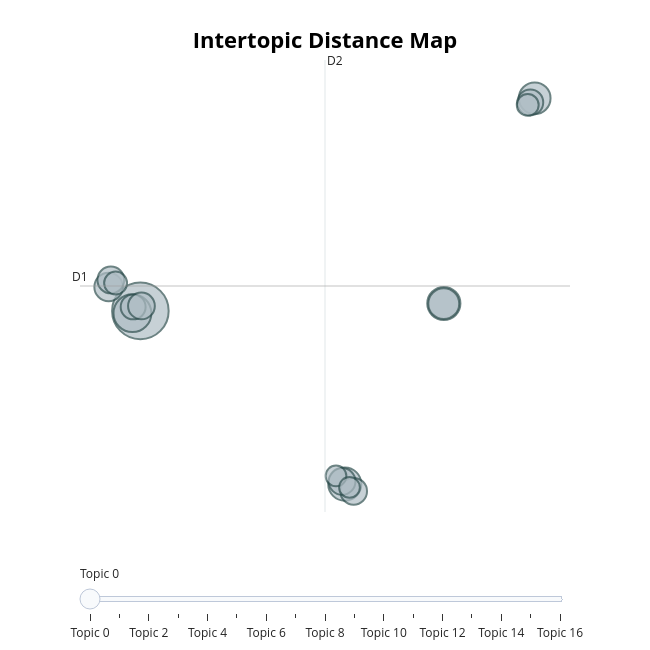
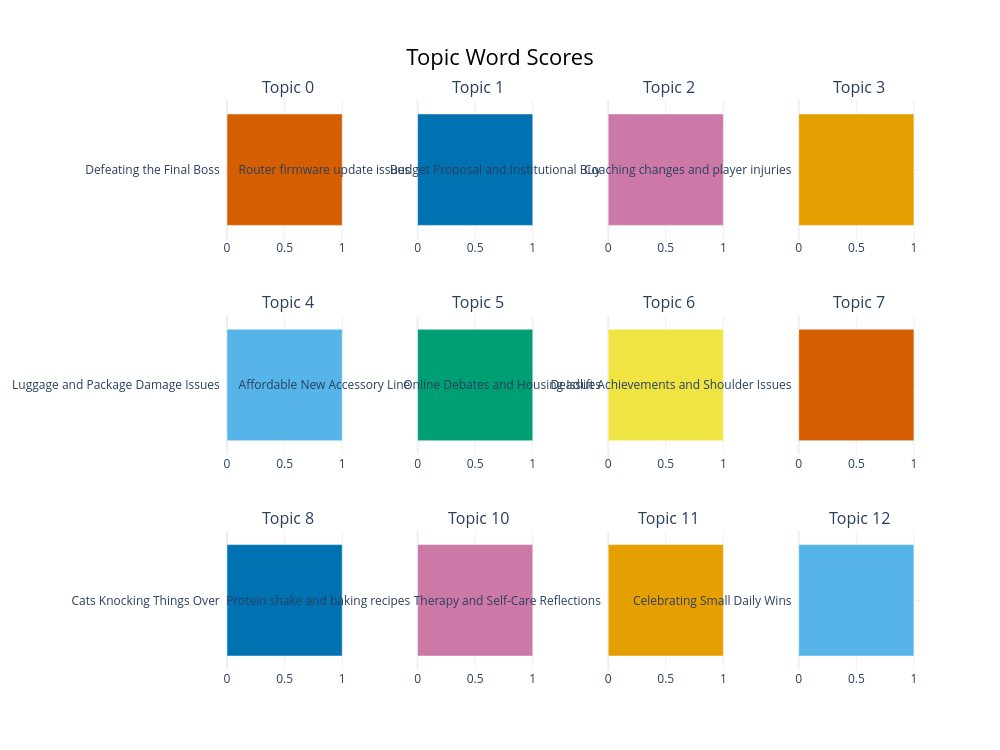

Here is the notebook cell these charts were saved with, in order:
### Code cell
# Interactive plots (open in browser / render inline in Jupyter)
fig_topics = topic_model.visualize_topics()
fig_topics.show()

fig_bar = topic_model.visualize_barchart(top_n_topics=12)
fig_bar.show()

### Figure 1 — Plotly figure (JSON) as saved in the notebook; plotly's stock layout.template omitted (floating-point values rounded to 4 significant figures)
{"data": [{"customdata": [[0, "Defeating the Final Boss", 67], [1, "Router firmware update issues", 30], [2, "Budget Proposal and Institutional Buy", 23], [3, "Coaching changes and player injuries", 23], [4, "Luggage and Package Damage Issues", 21], [5, "Affordable New Accessory Line", 20], [6, "Online Debates and Housing Issues", 15], [7, "Deadlift Achievements and Shoulder Issues", 15], [8, "Cats Knocking Things Over", 17], [9, "Hurricane and Weather Concerns", 13], [10, "Protein shake and baking recipes", 14], [11, "Therapy and Self-Care Reflections", 15], [12, "Celebrating Small Daily Wins", 15], [13, "Crowd and Voter Turnout Expectations", 11], [14, "Balance and Nerf Discussions", 10], [15, "Cloud Storage Subscription Price Hikes", 9], [16, "New console and aquarium setups", 9]], "hovertemplate": "<b>Topic %{customdata[0]}</b><br>%{customdata[1]}<br>Size: %{customdata[2]}", "legendgroup": "", "marker": {"color": "#B0BEC5", "line": {"color": "DarkSlateGrey", "width": 2}, "size": [67, 30, 23, 23, 21, 20, 15, 15, 17, 13, 14, 15, 15, 11, 10, 9, 9], "sizemode": "area", "sizeref": 0.04188, "symbol": "circle"}, "mode": "markers", "name": "", "orientation": "v", "showlegend": false, "type": "scatter", "x": [-9.863, -10.35, 8.952, 2.811, 14.59, 8.947, 3.36, 2.644, -11.83, -10.31, 14.31, -9.796, -11.69, -11.4, 14.15, 2.267, 3.103], "xaxis": "x", "y": [2.731, 2.584, 3.212, -8.475, 16.49, 3.2, -8.938, -8.298, 4.282, 2.989, 16.21, 3.054, 4.731, 4.534, 16.06, -7.947, -8.691], "yaxis": "y"}], "layout": {"annotations": [{"showarrow": false, "text": "D1", "x": -13.61, "y": 4.341, "yshift": 10}, {"showarrow": false, "text": "D2", "x": 1.584, "xshift": 10, "y": 18.96}], "height": 650, "hoverlabel": {"bgcolor": "white", "font": {"family": "Rockwell", "size": 16}}, "legend": {"itemsizing": "constant", "tracegroupgap": 0}, "margin": {"t": 60}, "shapes": [{"line": {"color": "#CFD8DC", "width": 2}, "type": "line", "x0": 1.584, "x1": 1.584, "y0": -10.28, "y1": 18.96}, {"line": {"color": "#9E9E9E", "width": 2}, "type": "line", "x0": -13.61, "x1": 16.77, "y0": 4.341, "y1": 4.341}], "sliders": [{"active": 0, "pad": {"t": 50}, "steps": [{"args": [{"marker.color": [["red", "#B0BEC5", "#B0BEC5", "#B0BEC5", "#B0BEC5", "#B0BEC5", "#B0BEC5", "#B0BEC5", "#B0BEC5", "#B0BEC5", "#B0BEC5", "#B0BEC5", "#B0BEC5", "#B0BEC5", "#B0BEC5", "#B0BEC5", "#B0BEC5"]]}], "label": "Topic 0", "method": "update"}, {"args": [{"marker.color": [["#B0BEC5", "red", "#B0BEC5", "#B0BEC5", "#B0BEC5", "#B0BEC5", "#B0BEC5", "#B0BEC5", "#B0BEC5", "#B0BEC5", "#B0BEC5", "#B0BEC5", "#B0BEC5", "#B0BEC5", "#B0BEC5", "#B0BEC5", "#B0BEC5"]]}], "label": "Topic 1", "method": "update"}, {"args": [{"marker.color": [["#B0BEC5", "#B0BEC5", "red", "#B0BEC5", "#B0BEC5", "#B0BEC5", "#B0BEC5", "#B0BEC5", "#B0BEC5", "#B0BEC5", "#B0BEC5", "#B0BEC5", "#B0BEC5", "#B0BEC5", "#B0BEC5", "#B0BEC5", "#B0BEC5"]]}], "label": "Topic 2", "method": "update"}, {"args": [{"marker.color": [["#B0BEC5", "#B0BEC5", "#B0BEC5", "red", "#B0BEC5", "#B0BEC5", "#B0BEC5", "#B0BEC5", "#B0BEC5", "#B0BEC5", "#B0BEC5", "#B0BEC5", "#B0BEC5", "#B0BEC5", "#B0BEC5", "#B0BEC5", "#B0BEC5"]]}], "label": "Topic 3", "method": "update"}, {"args": [{"marker.color": [["#B0BEC5", "#B0BEC5", "#B0BEC5", "#B0BEC5", "red", "#B0BEC5", "#B0BEC5", "#B0BEC5", "#B0BEC5", "#B0BEC5", "#B0BEC5", "#B0BEC5", "#B0BEC5", "#B0BEC5", "#B0BEC5", "#B0BEC5", "#B0BEC5"]]}], "label": "Topic 4", "method": "update"}, {"args": [{"marker.color": [["#B0BEC5", "#B0BEC5", "#B0BEC5", "#B0BEC5", "#B0BEC5", "red", "#B0BEC5", "#B0BEC5", "#B0BEC5", "#B0BEC5", "#B0BEC5", "#B0BEC5", "#B0BEC5", "#B0BEC5", "#B0BEC5", "#B0BEC5", "#B0BEC5"]]}], "label": "Topic 5", "method": "update"}, {"args": [{"marker.color": [["#B0BEC5", "#B0BEC5", "#B0BEC5", "#B0BEC5", "#B0BEC5", "#B0BEC5", "red", "#B0BEC5", "#B0BEC5", "#B0BEC5", "#B0BEC5", "#B0BEC5", "#B0BEC5", "#B0BEC5", "#B0BEC5", "#B0BEC5", "#B0BEC5"]]}], "label": "Topic 6", "method": "update"}, {"args": [{"marker.color": [["#B0BEC5", "#B0BEC5", "#B0BEC5", "#B0BEC5", "#B0BEC5", "#B0BEC5", "#B0BEC5", "red", "#B0BEC5", "#B0BEC5", "#B0BEC5", "#B0BEC5", "#B0BEC5", "#B0BEC5", "#B0BEC5", "#B0BEC5", "#B0BEC5"]]}], "label": "Topic 7", "method": "update"}, {"args": [{"marker.color": [["#B0BEC5", "#B0BEC5", "#B0BEC5", "#B0BEC5", "#B0BEC5", "#B0BEC5", "#B0BEC5", "#B0BEC5", "red", "#B0BEC5", "#B0BEC5", "#B0BEC5", "#B0BEC5", "#B0BEC5", "#B0BEC5", "#B0BEC5", "#B0BEC5"]]}], "label": "Topic 8", "method": "update"}, {"args": [{"marker.color": [["#B0BEC5", "#B0BEC5", "#B0BEC5", "#B0BEC5", "#B0BEC5", "#B0BEC5", "#B0BEC5", "#B0BEC5", "#B0BEC5", "red", "#B0BEC5", "#B0BEC5", "#B0BEC5", "#B0BEC5", "#B0BEC5", "#B0BEC5", "#B0BEC5"]]}], "label": "Topic 9", "method": "update"}, {"args": [{"marker.color": [["#B0BEC5", "#B0BEC5", "#B0BEC5", "#B0BEC5", "#B0BEC5", "#B0BEC5", "#B0BEC5", "#B0BEC5", "#B0BEC5", "#B0BEC5", "red", "#B0BEC5", "#B0BEC5", "#B0BEC5", "#B0BEC5", "#B0BEC5", "#B0BEC5"]]}], "label": "Topic 10", "method": "update"}, {"args": [{"marker.color": [["#B0BEC5", "#B0BEC5", "#B0BEC5", "#B0BEC5", "#B0BEC5", "#B0BEC5", "#B0BEC5", "#B0BEC5", "#B0BEC5", "#B0BEC5", "#B0BEC5", "red", "#B0BEC5", "#B0BEC5", "#B0BEC5", "#B0BEC5", "#B0BEC5"]]}], "label": "Topic 11", "method": "update"}, {"args": [{"marker.color": [["#B0BEC5", "#B0BEC5", "#B0BEC5", "#B0BEC5", "#B0BEC5", "#B0BEC5", "#B0BEC5", "#B0BEC5", "#B0BEC5", "#B0BEC5", "#B0BEC5", "#B0BEC5", "red", "#B0BEC5", "#B0BEC5", "#B0BEC5", "#B0BEC5"]]}], "label": "Topic 12", "method": "update"}, {"args": [{"marker.color": [["#B0BEC5", "#B0BEC5", "#B0BEC5", "#B0BEC5", "#B0BEC5", "#B0BEC5", "#B0BEC5", "#B0BEC5", "#B0BEC5", "#B0BEC5", "#B0BEC5", "#B0BEC5", "#B0BEC5", "red", "#B0BEC5", "#B0BEC5", "#B0BEC5"]]}], "label": "Topic 13", "method": "update"}, {"args": [{"marker.color": [["#B0BEC5", "#B0BEC5", "#B0BEC5", "#B0BEC5", "#B0BEC5", "#B0BEC5", "#B0BEC5", "#B0BEC5", "#B0BEC5", "#B0BEC5", "#B0BEC5", "#B0BEC5", "#B0BEC5", "#B0BEC5", "red", "#B0BEC5", "#B0BEC5"]]}], "label": "Topic 14", "method": "update"}, {"args": [{"marker.color": [["#B0BEC5", "#B0BEC5", "#B0BEC5", "#B0BEC5", "#B0BEC5", "#B0BEC5", "#B0BEC5", "#B0BEC5", "#B0BEC5", "#B0BEC5", "#B0BEC5", "#B0BEC5", "#B0BEC5", "#B0BEC5", "#B0BEC5", "red", "#B0BEC5"]]}], "label": "Topic 15", "method": "update"}, {"args": [{"marker.color": [["#B0BEC5", "#B0BEC5", "#B0BEC5", "#B0BEC5", "#B0BEC5", "#B0BEC5", "#B0BEC5", "#B0BEC5", "#B0BEC5", "#B0BEC5", "#B0BEC5", "#B0BEC5", "#B0BEC5", "#B0BEC5", "#B0BEC5", "#B0BEC5", "red"]]}], "label": "Topic 16", "method": "update"}]}], "title": {"font": {"color": "Black", "size": 22}, "text": "<b>Intertopic Distance Map</b>", "x": 0.5, "xanchor": "center", "y": 0.95, "yanchor": "top"}, "width": 650, "xaxis": {"anchor": "y", "domain": [0, 1], "range": [-13.61, 16.77], "title": {"text": ""}, "visible": false}, "yaxis": {"anchor": "x", "domain": [0, 1], "range": [-10.28, 18.96], "title": {"text": ""}, "visible": false}}}

### Figure 2 — Plotly figure (JSON) as saved in the notebook; plotly's stock layout.template omitted (floating-point values rounded to 4 significant figures)
{"data": [{"marker": {"color": "#D55E00"}, "orientation": "h", "type": "bar", "x": [1], "xaxis": "x", "y": ["Defeating the Final Boss  "], "yaxis": "y"}, {"marker": {"color": "#0072B2"}, "orientation": "h", "type": "bar", "x": [1], "xaxis": "x2", "y": ["Router firmware update issues  "], "yaxis": "y2"}, {"marker": {"color": "#CC79A7"}, "orientation": "h", "type": "bar", "x": [1], "xaxis": "x3", "y": ["Budget Proposal and Institutional Buy  "], "yaxis": "y3"}, {"marker": {"color": "#E69F00"}, "orientation": "h", "type": "bar", "x": [1], "xaxis": "x4", "y": ["Coaching changes and player injuries  "], "yaxis": "y4"}, {"marker": {"color": "#56B4E9"}, "orientation": "h", "type": "bar", "x": [1], "xaxis": "x5", "y": ["Luggage and Package Damage Issues  "], "yaxis": "y5"}, {"marker": {"color": "#009E73"}, "orientation": "h", "type": "bar", "x": [1], "xaxis": "x6", "y": ["Affordable New Accessory Line  "], "yaxis": "y6"}, {"marker": {"color": "#F0E442"}, "orientation": "h", "type": "bar", "x": [1], "xaxis": "x7", "y": ["Online Debates and Housing Issues  "], "yaxis": "y7"}, {"marker": {"color": "#D55E00"}, "orientation": "h", "type": "bar", "x": [1], "xaxis": "x8", "y": ["Deadlift Achievements and Shoulder Issues  "], "yaxis": "y8"}, {"marker": {"color": "#0072B2"}, "orientation": "h", "type": "bar", "x": [1], "xaxis": "x9", "y": ["Cats Knocking Things Over  "], "yaxis": "y9"}, {"marker": {"color": "#CC79A7"}, "orientation": "h", "type": "bar", "x": [1], "xaxis": "x10", "y": ["Protein shake and baking recipes  "], "yaxis": "y10"}, {"marker": {"color": "#E69F00"}, "orientation": "h", "type": "bar", "x": [1], "xaxis": "x11", "y": ["Therapy and Self-Care Reflections  "], "yaxis": "y11"}, {"marker": {"color": "#56B4E9"}, "orientation": "h", "type": "bar", "x": [1], "xaxis": "x12", "y": ["Celebrating Small Daily Wins  "], "yaxis": "y12"}], "layout": {"annotations": [{"font": {"size": 16}, "showarrow": false, "text": "Topic 0", "x": 0.0875, "xanchor": "center", "xref": "paper", "y": 1, "yanchor": "bottom", "yref": "paper"}, {"font": {"size": 16}, "showarrow": false, "text": "Topic 1", "x": 0.3625, "xanchor": "center", "xref": "paper", "y": 1, "yanchor": "bottom", "yref": "paper"}, {"font": {"size": 16}, "showarrow": false, "text": "Topic 2", "x": 0.6375, "xanchor": "center", "xref": "paper", "y": 1, "yanchor": "bottom", "yref": "paper"}, {"font": {"size": 16}, "showarrow": false, "text": "Topic 3", "x": 0.9125, "xanchor": "center", "xref": "paper", "y": 1, "yanchor": "bottom", "yref": "paper"}, {"font": {"size": 16}, "showarrow": false, "text": "Topic 4", "x": 0.0875, "xanchor": "center", "xref": "paper", "y": 0.6222, "yanchor": "bottom", "yref": "paper"}, {"font": {"size": 16}, "showarrow": false, "text": "Topic 5", "x": 0.3625, "xanchor": "center", "xref": "paper", "y": 0.6222, "yanchor": "bottom", "yref": "paper"}, {"font": {"size": 16}, "showarrow": false, "text": "Topic 6", "x": 0.6375, "xanchor": "center", "xref": "paper", "y": 0.6222, "yanchor": "bottom", "yref": "paper"}, {"font": {"size": 16}, "showarrow": false, "text": "Topic 7", "x": 0.9125, "xanchor": "center", "xref": "paper", "y": 0.6222, "yanchor": "bottom", "yref": "paper"}, {"font": {"size": 16}, "showarrow": false, "text": "Topic 8", "x": 0.0875, "xanchor": "center", "xref": "paper", "y": 0.2444, "yanchor": "bottom", "yref": "paper"}, {"font": {"size": 16}, "showarrow": false, "text": "Topic 10", "x": 0.3625, "xanchor": "center", "xref": "paper", "y": 0.2444, "yanchor": "bottom", "yref": "paper"}, {"font": {"size": 16}, "showarrow": false, "text": "Topic 11", "x": 0.6375, "xanchor": "center", "xref": "paper", "y": 0.2444, "yanchor": "bottom", "yref": "paper"}, {"font": {"size": 16}, "showarrow": false, "text": "Topic 12", "x": 0.9125, "xanchor": "center", "xref": "paper", "y": 0.2444, "yanchor": "bottom", "yref": "paper"}], "height": 750, "hoverlabel": {"bgcolor": "white", "font": {"family": "Rockwell", "size": 16}}, "showlegend": false, "title": {"font": {"color": "Black", "size": 22}, "text": "Topic Word Scores", "x": 0.5, "xanchor": "center", "yanchor": "top"}, "width": 1000, "xaxis": {"anchor": "y", "domain": [0, 0.175], "showgrid": true}, "xaxis10": {"anchor": "y10", "domain": [0.275, 0.45], "showgrid": true}, "xaxis11": {"anchor": "y11", "domain": [0.55, 0.725], "showgrid": true}, "xaxis12": {"anchor": "y12", "domain": [0.825, 1], "showgrid": true}, "xaxis2": {"anchor": "y2", "domain": [0.275, 0.45], "showgrid": true}, "xaxis3": {"anchor": "y3", "domain": [0.55, 0.725], "showgrid": true}, "xaxis4": {"anchor": "y4", "domain": [0.825, 1], "showgrid": true}, "xaxis5": {"anchor": "y5", "domain": [0, 0.175], "showgrid": true}, "xaxis6": {"anchor": "y6", "domain": [0.275, 0.45], "showgrid": true}, "xaxis7": {"anchor": "y7", "domain": [0.55, 0.725], "showgrid": true}, "xaxis8": {"anchor": "y8", "domain": [0.825, 1], "showgrid": true}, "xaxis9": {"anchor": "y9", "domain": [0, 0.175], "showgrid": true}, "yaxis": {"anchor": "x", "domain": [0.7556, 1], "showgrid": true}, "yaxis10": {"anchor": "x10", "domain": [0, 0.2444], "showgrid": true}, "yaxis11": {"anchor": "x11", "domain": [0, 0.2444], "showgrid": true}, "yaxis12": {"anchor": "x12", "domain": [0, 0.2444], "showgrid": true}, "yaxis2": {"anchor": "x2", "domain": [0.7556, 1], "showgrid": true}, "yaxis3": {"anchor": "x3", "domain": [0.7556, 1], "showgrid": true}, "yaxis4": {"anchor": "x4", "domain": [0.7556, 1], "showgrid": true}, "yaxis5": {"anchor": "x5", "domain": [0.3778, 0.6222], "showgrid": true}, "yaxis6": {"anchor": "x6", "domain": [0.3778, 0.6222], "showgrid": true}, "yaxis7": {"anchor": "x7", "domain": [0.3778, 0.6222], "showgrid": true}, "yaxis8": {"anchor": "x8", "domain": [0.3778, 0.6222], "showgrid": true}, "yaxis9": {"anchor": "x9", "domain": [0, 0.2444], "showgrid": true}}}
